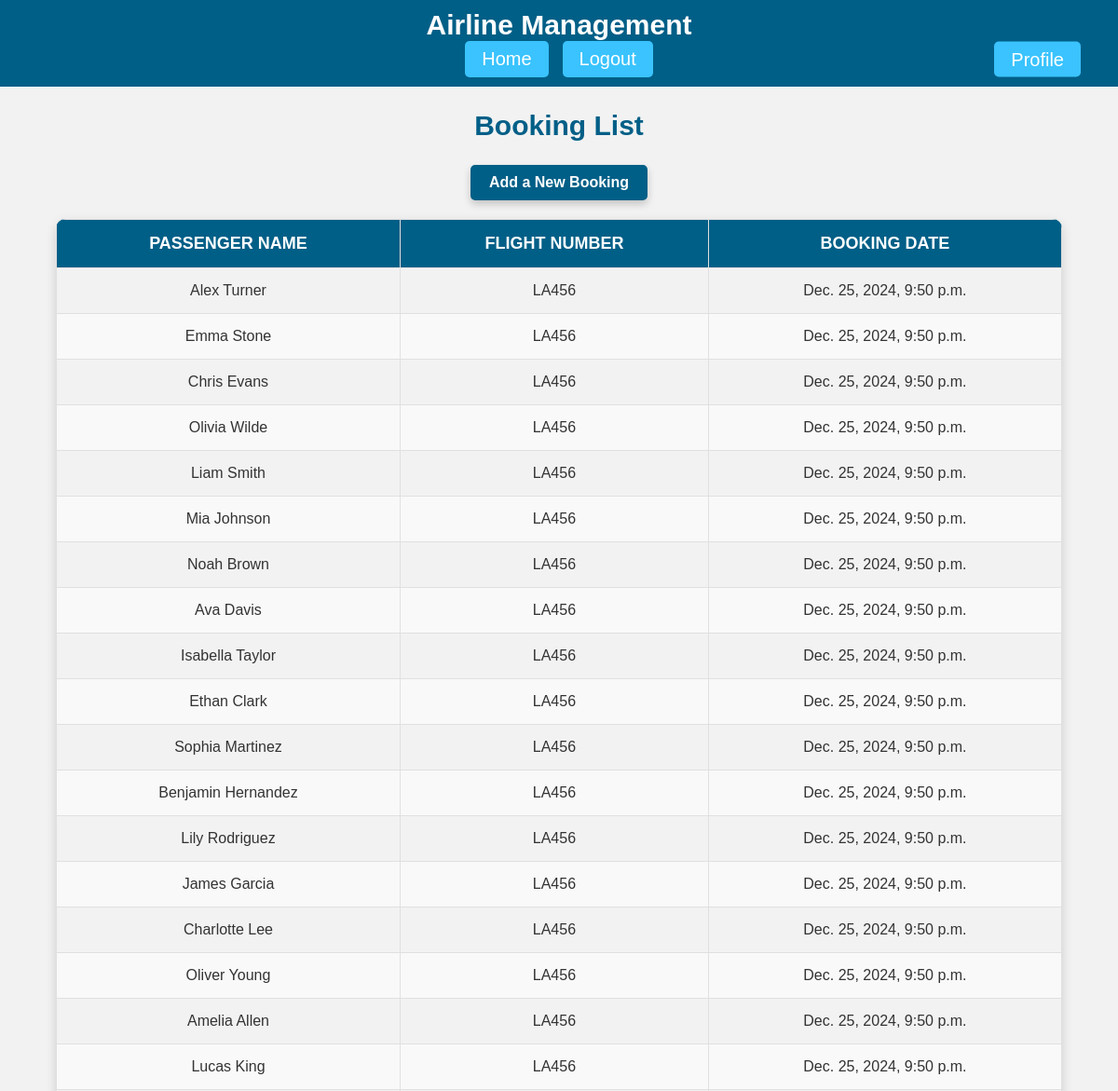
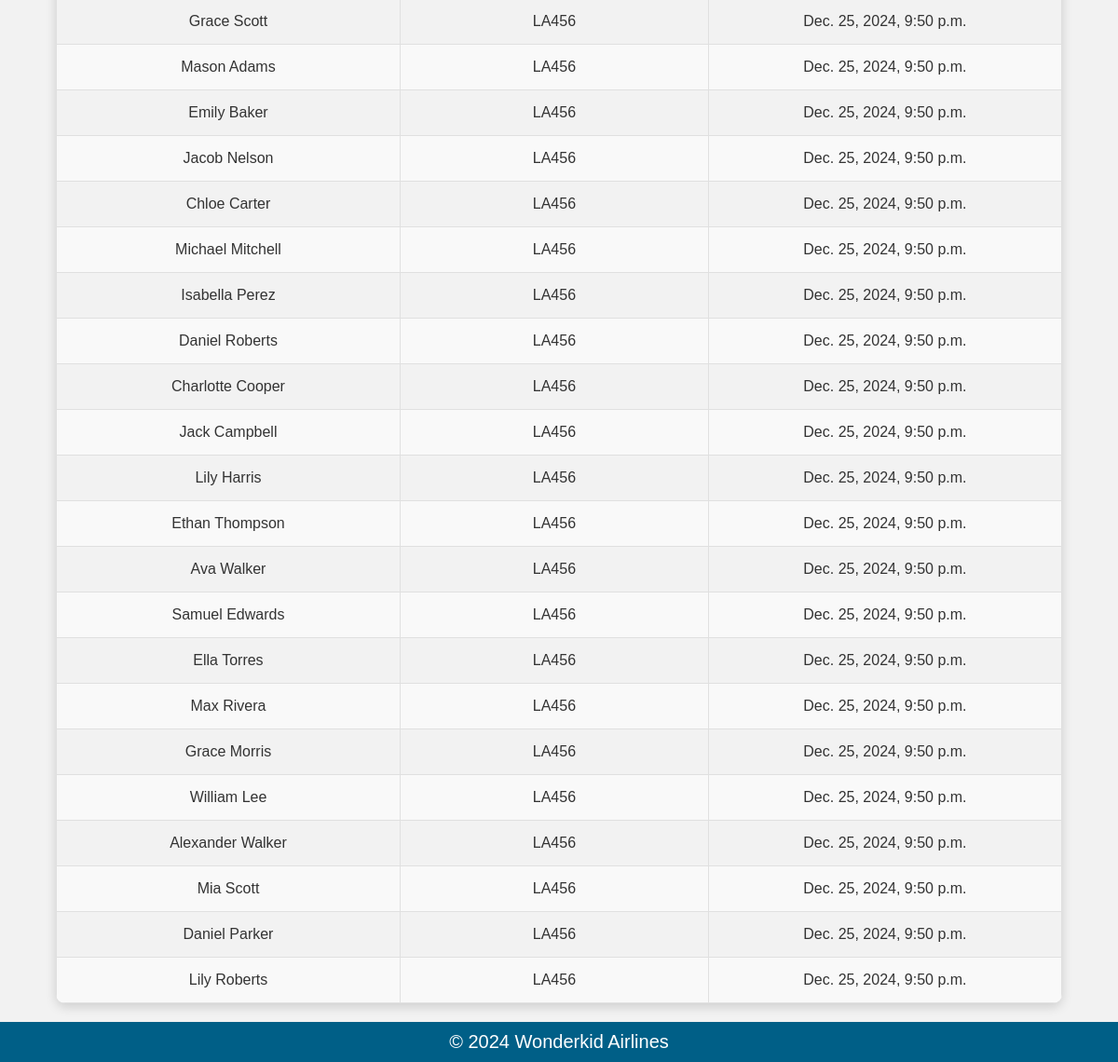
Page /bookings/ (signed in) on the committed database (2 pictures, top to bottom).
### Airlines/models.py (models this page shows, shortened)
class Booking(models.Model):
    passenger = models.ForeignKey(Passenger, on_delete=models.CASCADE)
    flight = models.ForeignKey(Flight, on_delete=models.CASCADE)
    booking_date = models.DateTimeField(auto_now_add=True)

class Passenger(models.Model):
    first_name = models.CharField(max_length=50)
    last_name = models.CharField(max_length=50)
    passport_number = models.CharField(max_length=20)
    def __str__(self):
        return f"{self.first_name} {self.last_name}"

class Flight(models.Model):
    flight_number = models.CharField(max_length=10)
    departure_airport = models.ForeignKey(Airport, on_delete=models.CASCADE, related_name='departing_flights')
    arrival_airport = models.ForeignKey(Airport, on_delete=models.CASCADE, related_name='arriving_flights')
    departure_time = models.DateTimeField()
    arrival_time = models.DateTimeField()
    aircraft = models.ForeignKey(Aircraft, on_delete=models.CASCADE)
    def __str__(self):
        return self.flight_number

### Airlines/views.py (the view)
# urls.py: path('bookings/', views.bookings, name='bookings'),
@login_required
def bookings(request):
    bookings = Booking.objects.all()
    return render(request, 'bookings.html', {'bookings': bookings})

### Airlines/templates/bookings.html (shortened to what this page needs)
{% extends 'base.html' %}
{% block content %}
{% if user.is_authenticated %}
<h2>Booking List</h2>
<a href="{% url 'add_booking' %}" class="btn primary-btn">Add a New Booking</a>
<table>
    <thead>
        <tr>
            <th>Passenger Name</th>
            <th>Flight Number</th>
            <th>Booking Date</th>
        </tr>
    </thead>
    <tbody>
        {% for booking in bookings %}
            <tr>
                <td>{{ booking.passenger }}</td>
                <td>{{ booking.flight }}</td>
                <td>{{ booking.booking_date }}</td>
            </tr>
        {% endfor %}
    </tbody>
</table>
{% else %}
<p>Please <a href="{% url 'login' %}">log in</a> to access the booking list.</p>
{% endif %}
{% endblock %}

### Airlines/templates/base.html (shortened to what this page needs)
<!DOCTYPE html>
<html lang="en">
<head>
</head>
<body>
    <header>
        <div class="container">
            <h1>Airline Management</h1>
            <nav>
                <div class="nav-center">
                    <a href="{% url 'index' %}" class="nav-btn">Home</a>
                    {% if user.is_authenticated %}
                        <a href="{% url 'logout' %}" class="nav-btn">Logout</a>
                    {% else %}
                        <a href="{% url 'login' %}" class="nav-btn">Login</a>
                        <a href="{% url 'signup' %}" class="nav-btn">Sign Up</a>
                    {% endif %}
                </div>
                {% if user.is_authenticated %}
                <div class="nav-right">
                    <a href="{% url 'profile' %}" class="nav-btn">Profile</a>
                </div>
                {% endif %}
            </nav>
        </div>
    </header>
    <main>
        {% block content %}
        {% endblock %}
    </main>
    <footer>
        <p>&copy; 2024 Wonderkid Airlines</p>
    </footer>
</body>
</html>

### Airlines/templates/base.html (style rules this page uses)
body { font-family: Arial, sans-serif; background-color: #f2f2f2; margin: 0; padding: 0; color: #333; min-height: 100vh; display: flex; flex-direction: column; }
header { background-color: #005f87; padding: 10px 20px; color: white; text-align: center; }
header h1 { font-size: 25px; margin: 0; font-size: 30px; font-weight: bold; }
header nav { display: flex; justify-content: center; align-items: center; position: relative; }
.nav-center { display: flex; gap: 15px; }
.nav-right { position: absolute; right: 20px; top: 50%; transform: translateY(-50%); }
.nav-btn { color: white; font-size: 20px; text-decoration: none; padding: 8px 18px; border-radius: 5px; background-color: #3ac3fe; transition: background-color 0.3s ease, transform 0.2s ease; }
main { flex-grow: 1; }
footer { background-color: #005f87; color: white; text-align: center; padding: 10px 0; width: 100%; position: relative; bottom: 0; }
footer p { color: white; margin: 0; font-size: 20px; }

### Airlines/templates/bookings.html (style rules this page uses)
h2 { text-align: center; color: #005f87; font-size: 30px; font-weight: bold; margin-bottom: 25px; }
table { width: 90%; margin: 20px auto; border-collapse: collapse; border-radius: 10px; overflow: hidden; box-shadow: 0px 4px 12px rgba(0, 0, 0, 0.15); }
table th, table td { padding: 15px; text-align: center; font-size: 16px; border: 1px solid #e0e0e0; }
table th { background-color: #005f87; color: white; font-size: 18px; font-weight: bold; text-transform: uppercase; }
table tbody tr:nth-child(even) { background-color: #f9f9f9; }
.btn { display: inline-block; padding: 10px 20px; background-color: #005f87; color: white; text-decoration: none; border-radius: 5px; font-size: 20px; font-weight: 500; transition: background-color 0.3s ease, transform 0.2s ease; }
.primary-btn { display: block; width: fit-content; margin: 0 auto 20px; background-color: #005f87; font-size: 16px; font-weight: bold; box-shadow: 0px 4px 8px rgba(0, 0, 0, 0.2); }

### rows in the picture
Booking: passenger "Alex Turner", flight "LA456", booking_date "Dec. 25, 2024, 9:50 p.m."
Booking: passenger "Emma Stone", flight "LA456", booking_date "Dec. 25, 2024, 9:50 p.m."
Booking: passenger "Chris Evans", flight "LA456", booking_date "Dec. 25, 2024, 9:50 p.m."
Booking: passenger "Olivia Wilde", flight "LA456", booking_date "Dec. 25, 2024, 9:50 p.m."
Booking: passenger "Liam Smith", flight "LA456", booking_date "Dec. 25, 2024, 9:50 p.m."
Booking: passenger "Mia Johnson", flight "LA456", booking_date "Dec. 25, 2024, 9:50 p.m."
Booking: passenger "Noah Brown", flight "LA456", booking_date "Dec. 25, 2024, 9:50 p.m."
Booking: passenger "Ava Davis", flight "LA456", booking_date "Dec. 25, 2024, 9:50 p.m."
Booking: passenger "Isabella Taylor", flight "LA456", booking_date "Dec. 25, 2024, 9:50 p.m."
Booking: passenger "Ethan Clark", flight "LA456", booking_date "Dec. 25, 2024, 9:50 p.m."
Booking: passenger "Sophia Martinez", flight "LA456", booking_date "Dec. 25, 2024, 9:50 p.m."
Booking: passenger "Benjamin Hernandez", flight "LA456", booking_date "Dec. 25, 2024, 9:50 p.m."
Booking: passenger "Lily Rodriguez", flight "LA456", booking_date "Dec. 25, 2024, 9:50 p.m."
Booking: passenger "James Garcia", flight "LA456", booking_date "Dec. 25, 2024, 9:50 p.m."
Booking: passenger "Charlotte Lee", flight "LA456", booking_date "Dec. 25, 2024, 9:50 p.m."
Booking: passenger "Oliver Young", flight "LA456", booking_date "Dec. 25, 2024, 9:50 p.m."
Booking: passenger "Amelia Allen", flight "LA456", booking_date "Dec. 25, 2024, 9:50 p.m."
Booking: passenger "Lucas King", flight "LA456", booking_date "Dec. 25, 2024, 9:50 p.m."
Booking: passenger "Grace Scott", flight "LA456", booking_date "Dec. 25, 2024, 9:50 p.m."
Booking: passenger "Mason Adams", flight "LA456", booking_date "Dec. 25, 2024, 9:50 p.m."
Booking: passenger "Emily Baker", flight "LA456", booking_date "Dec. 25, 2024, 9:50 p.m."
Booking: passenger "Jacob Nelson", flight "LA456", booking_date "Dec. 25, 2024, 9:50 p.m."
Booking: passenger "Chloe Carter", flight "LA456", booking_date "Dec. 25, 2024, 9:50 p.m."
Booking: passenger "Michael Mitchell", flight "LA456", booking_date "Dec. 25, 2024, 9:50 p.m."
Booking: passenger "Isabella Perez", flight "LA456", booking_date "Dec. 25, 2024, 9:50 p.m."
Booking: passenger "Daniel Roberts", flight "LA456", booking_date "Dec. 25, 2024, 9:50 p.m."
Booking: passenger "Charlotte Cooper", flight "LA456", booking_date "Dec. 25, 2024, 9:50 p.m."
Booking: passenger "Jack Campbell", flight "LA456", booking_date "Dec. 25, 2024, 9:50 p.m."
Booking: passenger "Lily Harris", flight "LA456", booking_date "Dec. 25, 2024, 9:50 p.m."
Booking: passenger "Ethan Thompson", flight "LA456", booking_date "Dec. 25, 2024, 9:50 p.m."
Booking: passenger "Ava Walker", flight "LA456", booking_date "Dec. 25, 2024, 9:50 p.m."
Booking: passenger "Samuel Edwards", flight "LA456", booking_date "Dec. 25, 2024, 9:50 p.m."
Booking: passenger "Ella Torres", flight "LA456", booking_date "Dec. 25, 2024, 9:50 p.m."
Booking: passenger "Max Rivera", flight "LA456", booking_date "Dec. 25, 2024, 9:50 p.m."
Booking: passenger "Grace Morris", flight "LA456", booking_date "Dec. 25, 2024, 9:50 p.m."
Booking: passenger "William Lee", flight "LA456", booking_date "Dec. 25, 2024, 9:50 p.m."
Booking: passenger "Alexander Walker", flight "LA456", booking_date "Dec. 25, 2024, 9:50 p.m."
Booking: passenger "Mia Scott", flight "LA456", booking_date "Dec. 25, 2024, 9:50 p.m."
Booking: passenger "Daniel Parker", flight "LA456", booking_date "Dec. 25, 2024, 9:50 p.m."
Booking: passenger "Lily Roberts", flight "LA456", booking_date "Dec. 25, 2024, 9:50 p.m."
